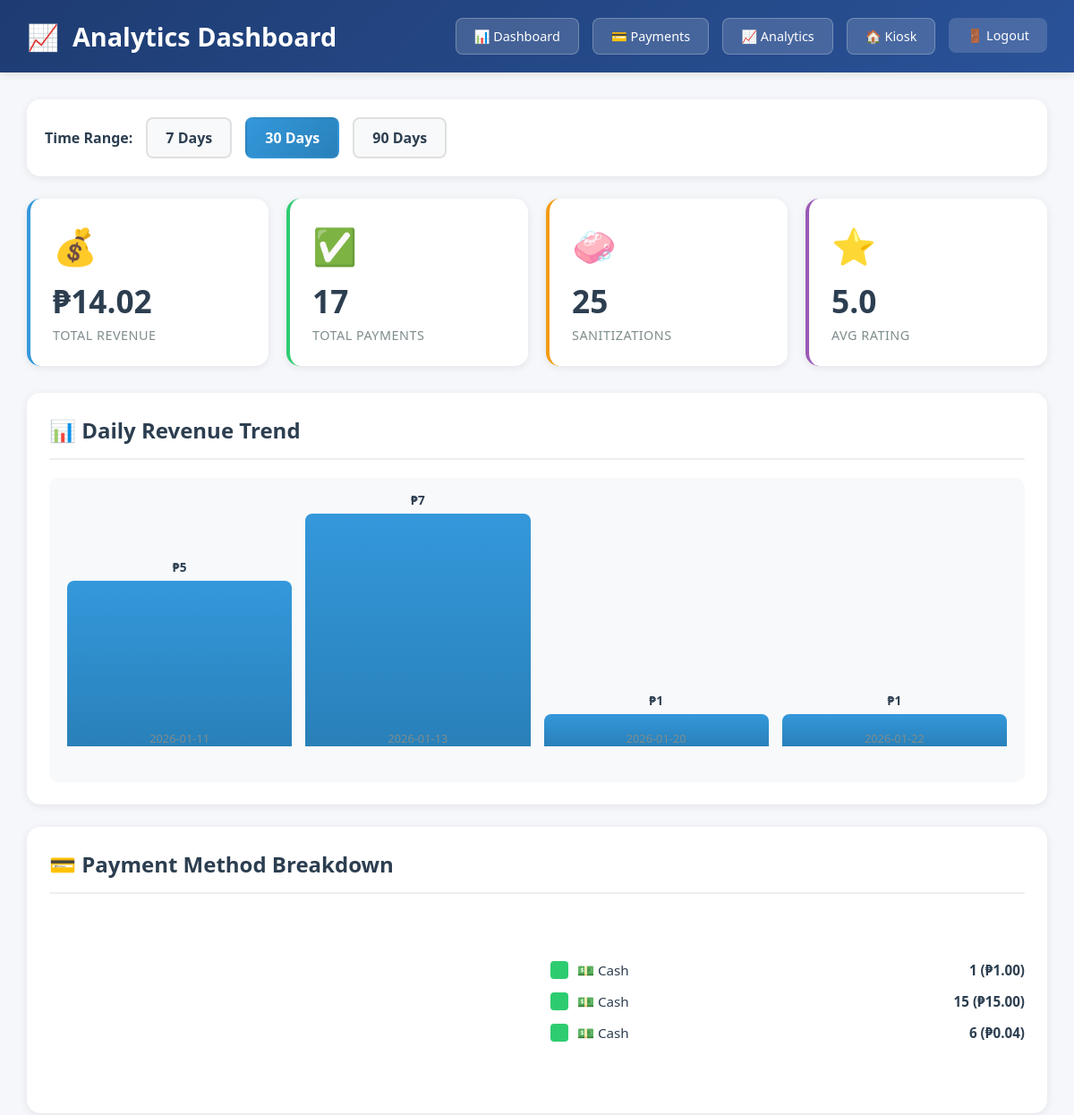
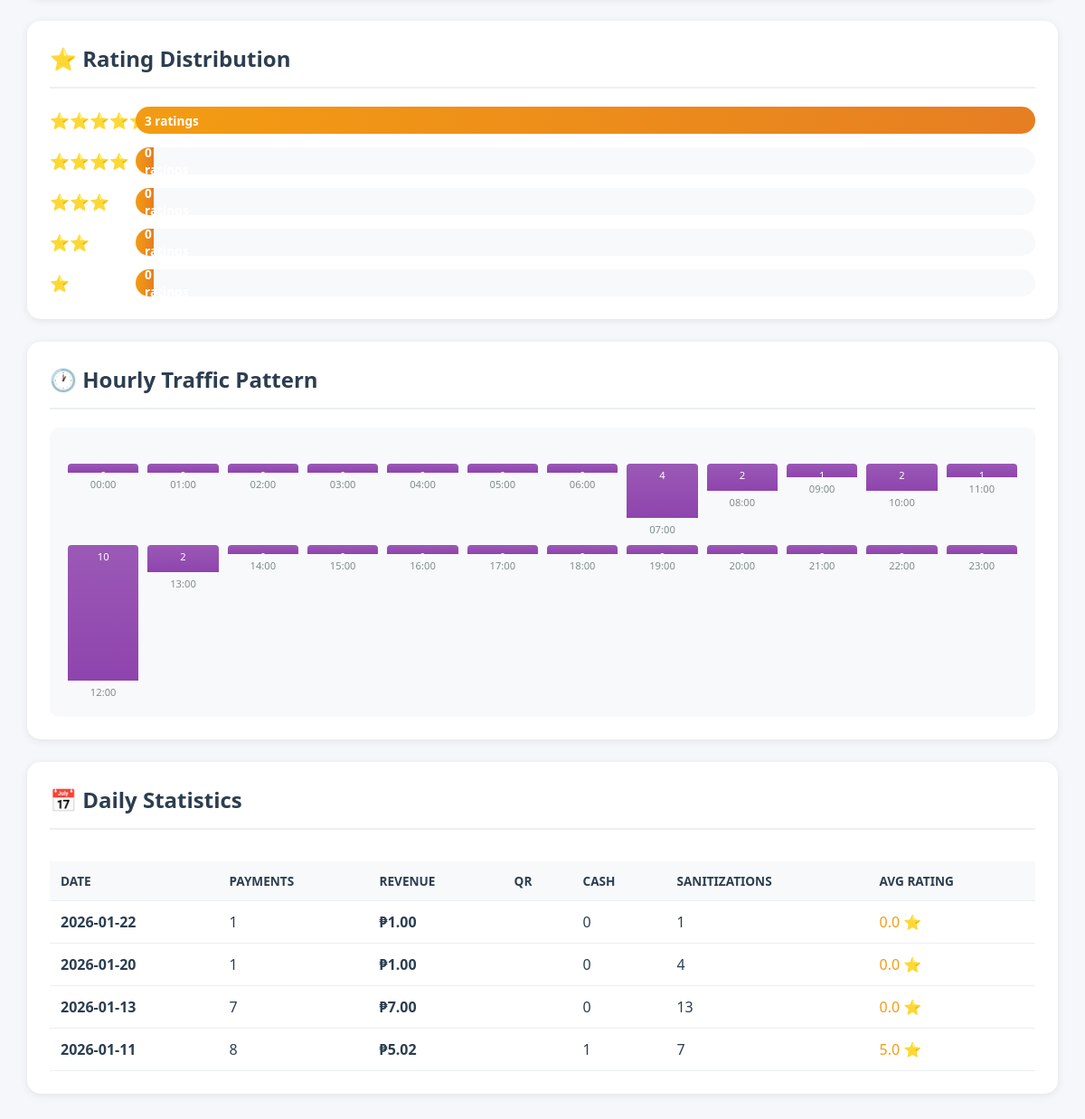
The page /admin/analytics (signed in) on the database its author committed (2 pictures, top to bottom).
### tables this page shows
CREATE TABLE daily_stats (
            id INTEGER PRIMARY KEY AUTOINCREMENT,
            date DATE UNIQUE NOT NULL,
            total_payments INTEGER DEFAULT 0,
            total_revenue REAL DEFAULT 0,
            successful_sanitizations INTEGER DEFAULT 0,
            average_rating REAL DEFAULT 0,
            qrph_payments INTEGER DEFAULT 0,
            cash_payments INTEGER DEFAULT 0
        );

### app.py (the view)
@app.route("/admin/analytics")
@login_required
def admin_analytics():
    conn = get_db()
    c = conn.cursor()
    days = int(request.args.get('days', 30))
    start_date = datetime.now().date() - timedelta(days=days)
    c.execute('''
        SELECT * FROM daily_stats
        WHERE date >= ?
        ORDER BY date
    ''', (start_date,))
    daily_stats = c.fetchall()
    c.execute('''
        SELECT payment_method, COUNT(*) as count, COALESCE(SUM(amount), 0) as total
        FROM payments
        WHERE status = 'PAID' AND DATE(created_at) >= ?
        GROUP BY payment_method
    ''', (start_date,))
    payment_methods = c.fetchall()
    c.execute('''
        SELECT rating, COUNT(*) as count
        FROM ratings
        WHERE DATE(created_at) >= ?
        GROUP BY rating
        ORDER BY rating
    ''', (start_date,))
    rating_distribution = c.fetchall()
    c.execute('''
        SELECT strftime('%H', created_at) as hour, COUNT(*) as count
        FROM payments
        WHERE status = 'PAID' AND DATE(created_at) >= ?
        GROUP BY hour
        ORDER BY hour
    ''', (start_date,))
    hourly_distribution = c.fetchall()
    conn.close()
    return render_template("admin_analytics.html",
                         daily_stats=[dict(d) for d in daily_stats],
                         payment_methods=[dict(p) for p in payment_methods],
                         rating_distribution=[dict(r) for r in rating_distribution],
                         hourly_distribution=[dict(h) for h in hourly_distribution],
                         days=days)

### app.py (called while the page is built)
def get_db():
    conn = sqlite3.connect('helmet_sanitizer.db')
    conn.row_factory = sqlite3.Row
    return conn

def login_required(f):
    @wraps(f)
    def decorated_function(*args, **kwargs):
        if 'admin_logged_in' not in session:
            return redirect(url_for('admin_login'))
        return f(*args, **kwargs)
    return decorated_function

### templates/admin_analytics.html (shortened to what this page needs)
<!DOCTYPE html>
<html lang="en">
<head>
</head>
<body>
    <div class="header">
        <h1>
            <span>📈</span>
            Analytics Dashboard
        </h1>
        <div class="header-nav">
            <a href="{{ url_for('admin_dashboard') }}">📊 Dashboard</a>
            <a href="{{ url_for('admin_payments') }}">💳 Payments</a>
            <a href="{{ url_for('admin_analytics') }}">📈 Analytics</a>
            <a href="{{ url_for('home') }}">🏠 Kiosk</a>
            <form method="GET" action="{{ url_for('admin_logout') }}" style="display: inline;">
                <button type="submit" class="logout-btn">🚪 Logout</button>
            </form>
        </div>
    </div>
    <div class="container">
        <div class="time-range-selector">
            <strong>Time Range:</strong>
            <a href="{{ url_for('admin_analytics', days=7) }}" class="{% if days == 7 %}active{% endif %}">7 Days</a>
            <a href="{{ url_for('admin_analytics', days=30) }}" class="{% if days == 30 %}active{% endif %}">30 Days</a>
            <a href="{{ url_for('admin_analytics', days=90) }}" class="{% if days == 90 %}active{% endif %}">90 Days</a>
        </div>
        <div class="stats-grid">
            <div class="stat-card primary">
                <div class="stat-icon">💰</div>
                <div class="stat-value">
                    ₱{{ "%.2f"|format(daily_stats|map(attribute='total_revenue')|sum) }}
                </div>
                <div class="stat-label">Total Revenue</div>
            </div>
            <div class="stat-card success">
                <div class="stat-icon">✅</div>
                <div class="stat-value">
                    {{ daily_stats|map(attribute='total_payments')|sum }}
                </div>
                <div class="stat-label">Total Payments</div>
            </div>
            <div class="stat-card warning">
                <div class="stat-icon">🧼</div>
                <div class="stat-value">
                    {{ daily_stats|map(attribute='successful_sanitizations')|sum }}
                </div>
                <div class="stat-label">Sanitizations</div>
            </div>
            <div class="stat-card info">
                <div class="stat-icon">⭐</div>
                <div class="stat-value">
                    {% set avg_rating = (daily_stats|map(attribute='average_rating')|select|list) %}
                    {{ "%.1f"|format((avg_rating|sum / avg_rating|length) if avg_rating|length > 0 else 0) }}
                </div>
                <div class="stat-label">Avg Rating</div>
            </div>
        </div>
        <div class="section">
            <div class="section-header">
                <h2>📊 Daily Revenue Trend</h2>
            </div>
            <div class="chart-container">
                <div class="bar-chart">
                    {% if daily_stats %}
                        {% set max_revenue = daily_stats|map(attribute='total_revenue')|max %}
                        {% for stat in daily_stats %}
                        <div class="bar" style="height: {{ (stat.total_revenue / max_revenue * 100)|int if max_revenue > 0 else 0 }}%;">
                            <div class="bar-value">₱{{ "%.0f"|format(stat.total_revenue) }}</div>
                            <div class="bar-label">{{ stat.date }}</div>
                        </div>
                        {% endfor %}
                    {% else %}
                        <p style="margin: auto; color: #95a5a6;">No data available</p>
                    {% endif %}
                </div>
            </div>
        </div>
        <div class="section">
            <div class="section-header">
                <h2>💳 Payment Method Breakdown</h2>
            </div>
            <div class="pie-chart-container">
                <div>
                    {% set qr_total = payment_methods|selectattr('payment_method', 'equalto', 'QR')|map(attribute='count')|sum %}
                    {% set cash_total = payment_methods|selectattr('payment_method', 'equalto', 'CASH')|map(attribute='count')|sum %}
                    {% set total = qr_total + cash_total %}
                    {% if total > 0 %}
                        {% set qr_percent = (qr_total / total * 100)|int %}
                        <div class="pie-chart" style="background: conic-gradient(
                            #3498db 0deg {{ qr_percent * 3.6 }}deg,
                            #2ecc71 {{ qr_percent * 3.6 }}deg 360de );"></div>
                    {% else %}
                        <div class="pie-chart" style="background: #ecf0f1;"></div>
                    {% endif %}
                </div>
                <div class="legend">
                    {% for method in payment_methods %}
                    <div class="legend-item">
                        <div class="legend-color" style="background: {% if method.payment_method == 'QR' %}#3498db{% else %}#2ecc71{% endif %};"></div>
                        <div class="legend-label">
                            {% if method.payment_method == 'QR' %}📱 QR Payment{% else %}💵 Cash{% endif %}
                        </div>
                        <div class="legend-value">{{ method.count }} (₱{{ "%.2f"|format(method.total) }})</div>
                    </div>
                    {% endfor %}
                </div>
            </div>
        </div>
        <div class="section">
            <div class="section-header">
                <h2>⭐ Rating Distribution</h2>
            </div>
            <div class="rating-distribution">
                {% set total_ratings = rating_distribution|map(attribute='count')|sum %}
                {% for i in range(5, 0, -1) %}
                    {% set rating_count = rating_distribution|selectattr('rating', 'equalto', i)|map(attribute='count')|sum %}
                    <div class="rating-row">
                        <div class="rating-stars">
                            {% for j in range(i) %}⭐{% endfor %}
                        </div>
                        <div class="rating-bar">
                            <div class="rating-bar-fill" style="width: {{ (rating_count / total_ratings * 100)|int if total_ratings > 0 else 0 }}%;">
                                {{ rating_count }} ratings
                            </div>
                        </div>
                    </div>
                {% endfor %}
            </div>
        </div>
        <div class="section">
            <div class="section-header">
                <h2>🕐 Hourly Traffic Pattern</h2>
            </div>
            <div class="chart-container">
                <div class="hourly-chart">
                    {% if hourly_distribution %}
                        {% set max_hour = hourly_distribution|map(attribute='count')|max %}
                        {% for hour in range(24) %}
                            {% set hour_data = hourly_distribution|selectattr('hour', 'equalto', '%02d'|format(hour))|first %}
                            {% set count = hour_data.count if hour_data else 0 %}
                            <div class="hour-bar">
                                <div class="hour-bar-graph" style="height: {{ (count / max_hour * 150)|int if max_hour > 0 else 10 }}px;">
                                    <div style="text-align: center; font-size: 0.7em; color: white; padding-top: 5px;">{{ count }}</div>
                                </div>
                                <div class="hour-label">{{ '%02d'|format(hour) }}:00</div>
                            </div>
                        {% endfor %}
                    {% endif %}
                </div>
            </div>
        </div>
        <div class="section">
            <div class="section-header">
                <h2>📅 Daily Statistics</h2>
            </div>
            <div style="overflow-x: auto;">
                <table>
                    <thead>
                        <tr>
                            <th>Date</th>
                            <th>Payments</th>
                            <th>Revenue</th>
                            <th>QR</th>
                            <th>Cash</th>
                            <th>Sanitizations</th>
                            <th>Avg Rating</th>
                        </tr>
                    </thead>
                    <tbody>
                        {% for stat in daily_stats|reverse %}
                        <tr>
                            <td><strong>{{ stat.date }}</strong></td>
                            <td>{{ stat.total_payments }}</td>
                            <td><strong>₱{{ "%.2f"|format(stat.total_revenue) }}</strong></td>
                            <td>{{ stat.qr_payments }}</td>
                            <td>{{ stat.cash_payments }}</td>
                            <td>{{ stat.successful_sanitizations }}</td>
                            <td>
                                <span style="color: #f39c12;">
                                    {{ "%.1f"|format(stat.average_rating) }} ⭐
                                </span>
                            </td>
                        </tr>
                        {% endfor %}
                    </tbody>
                </table>
            </div>
        </div>
    </div>
</body>
</html>

### rows shown on the page
daily_stats: total_revenue "5", date "2026-01-11", total_payments "8", total_revenue "5.02", cash_payments "1", successful_sanitizations "7", average_rating "5.0"
daily_stats: total_revenue "7", date "2026-01-13", total_payments "7", total_revenue "7.00", cash_payments "0", successful_sanitizations "13", average_rating "0.0"
daily_stats: total_revenue "1", date "2026-01-20", total_payments "1", total_revenue "1.00", cash_payments "0", successful_sanitizations "4", average_rating "0.0"
daily_stats: total_revenue "1", date "2026-01-22", total_payments "1", total_revenue "1.00", cash_payments "0", successful_sanitizations "1", average_rating "0.0"

### other values the page prints
{{ "%.2f"|format(daily_stats|map(attribute='total_revenue')|sum) }} "14.02"
{{ daily_stats|map(attribute='total_payments')|sum }} "17"
{{ daily_stats|map(attribute='successful_sanitizations')|sum }} "25"
{{ method.count }} "1" "15" "6"
{{ "%.2f"|format(method.total) }} "1.00" "15.00" "0.04"
{{ rating_count }} "3" "0" "0" "0" "0"
{{ count }} "0" "0" "0" "0" "0" "0" "0" "4" "2" "1" "2" "1" "10" "2" "0" "0" "0" "0" "0" "0" "0" "0" "0" "0"
{{ '%02d'|format(hour) }} "00" "01" "02" "03" "04" "05" "06" "07" "08" "09" "10" "11" "12" "13" "14" "15" "16" "17" "18" "19" "20" "21" "22" "23"
